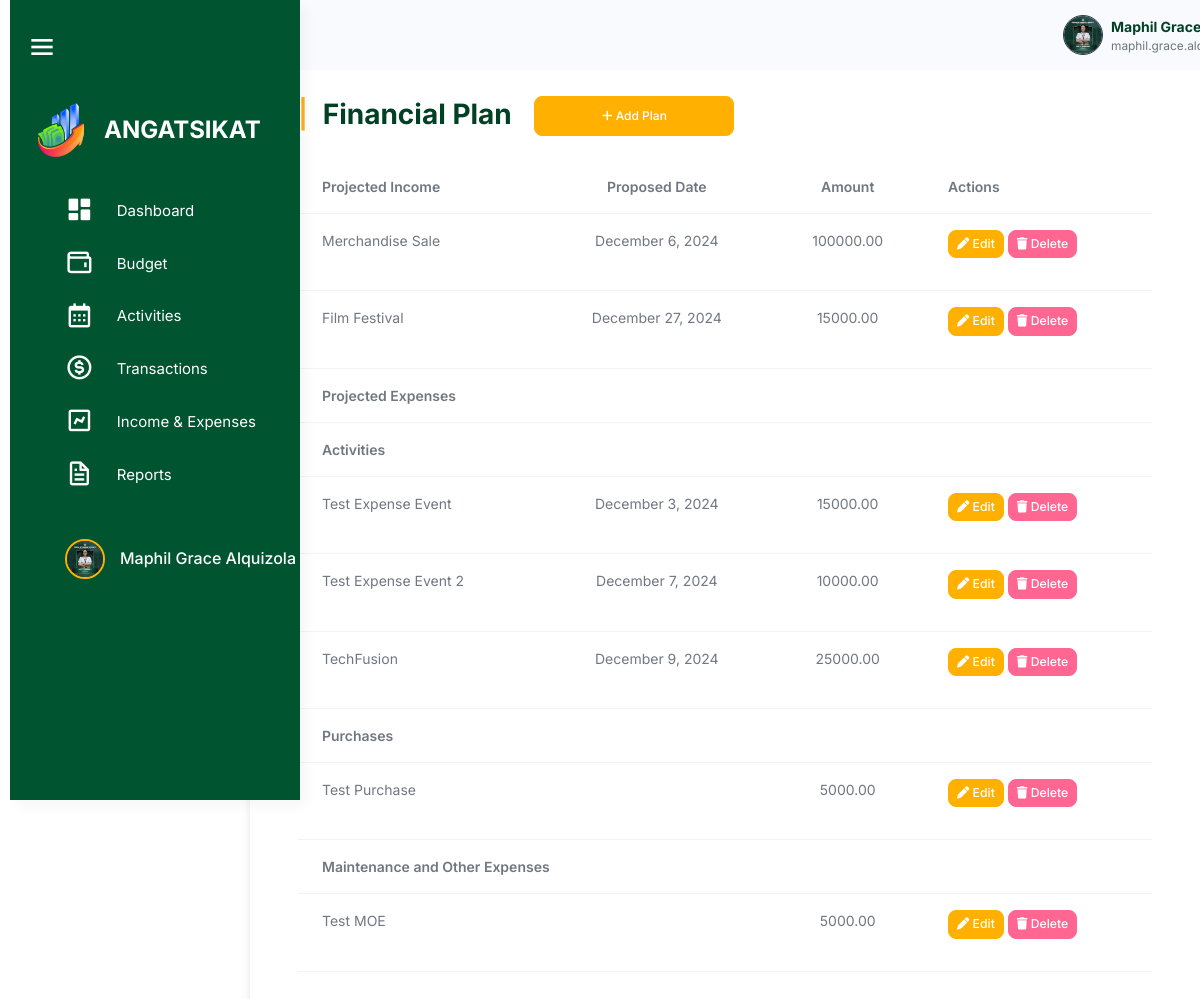
The page /src/budget_management/financial_plan.php (signed in) on the database as committed earlier.
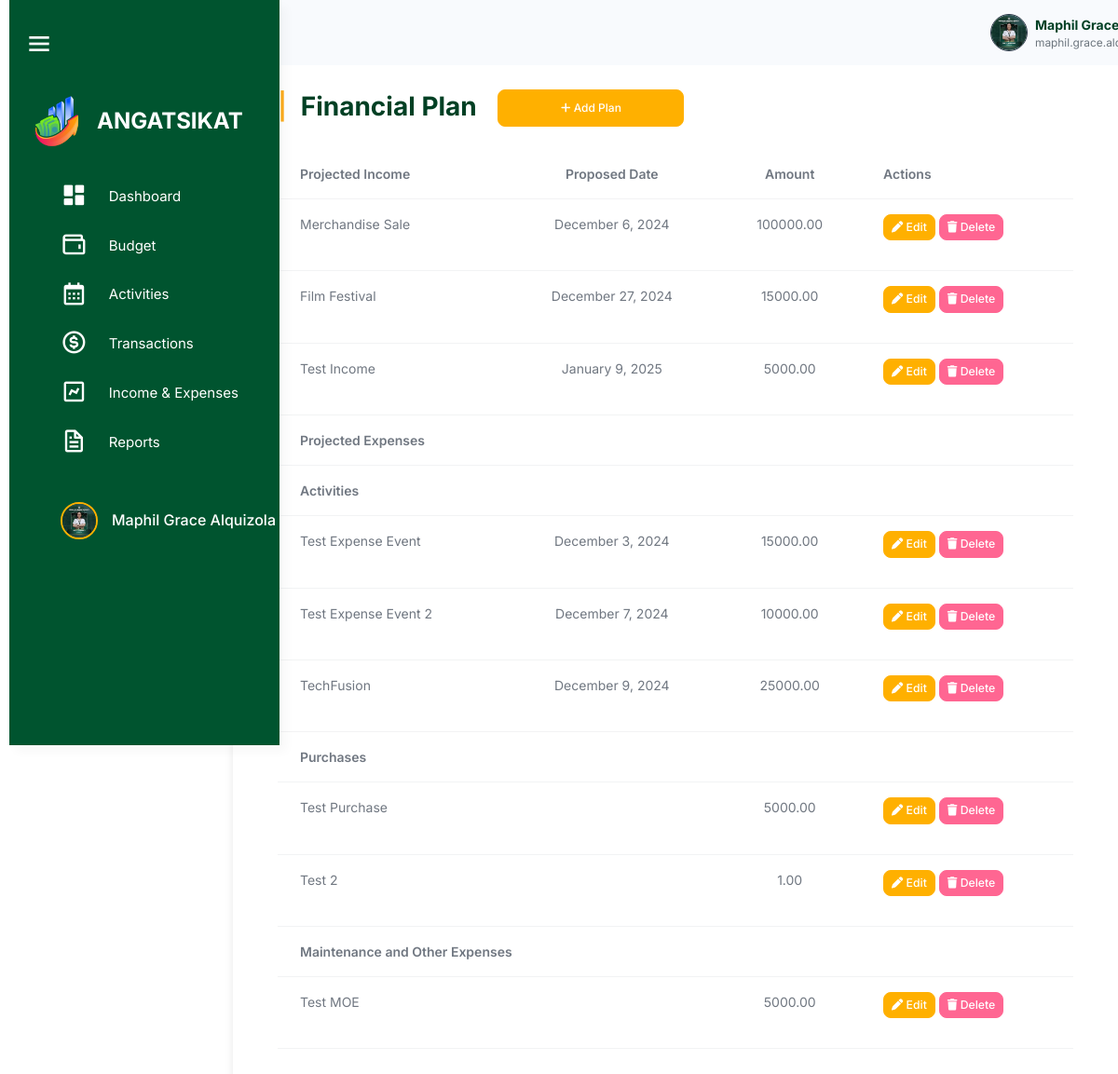
The same page on the database as committed later.
### tables this page shows
CREATE TABLE `financial_plan` (
  `plan_id` int(11) NOT NULL,
  `title` varchar(255) NOT NULL,
  `category` enum('Activities','Purchases','Maintenance and Other Expenses') NOT NULL,
  `organization_id` int(11) NOT NULL,
  `type` enum('Income','Expense') NOT NULL,
  `date` date NOT NULL,
  `amount` decimal(15,2) NOT NULL
);

### src/session_check.php (called while the page is built, shortened)
<?php
$organization_id = $_SESSION['organization_id'];
?>

### src/budget_management/financial_plan.php (the view, shortened to what the changed rows need)
<?php
include 'connection.php';
include '../session_check.php';
$sql = "SELECT * FROM financial_plan WHERE organization_id = $organization_id";
$result = $conn->query($sql);
?>
<!DOCTYPE html>
<html lang="en">
<head>
    <link rel="stylesheet" href="../assets/css/styles.min.css" />
    <link rel="stylesheet" href="../html/sidebar.css" />
    <link rel="stylesheet" href="../activity_management/css/activities.css" />
    <link href="https://unpkg.com/boxicons@2.1.4/css/boxicons.min.css" rel="stylesheet" />
    <link rel="stylesheet" href="https://cdnjs.cloudflare.com/ajax/libs/font-awesome/6.6.0/css/all.min.css">
    <link rel="stylesheet" href="https://cdn.datatables.net/2.1.7/css/dataTables.bootstrap.min.css" />
</head>
<body>
    <div class="page-wrapper" id="main-wrapper" data-layout="vertical" data-navbarbg="skin6" data-sidebartype="full"
        data-sidebar-position="fixed" data-header-position="fixed">
            <div class="container mt-5 p-5">
                <h2 class="mb-4"><span class="text-warning fw-bold me-2">|</span> Financial Plan
                    <button class="btn add-btn btn-primary ms-3" id="add-btn" data-bs-toggle="modal" data-bs-target="#addPlanModal"
                    style="height: 40px; width: 200px; border-radius: 8px; font-size: 12px;">
                        <i class="fa-solid fa-plus"></i> Add Plan
                    </button>
                </h2>
                <table id="financialPlanTable" class="table">
                    <thead>
                        <tr>
                            <th>Projected Income</th>
                            <th style="text-align: center;">Proposed Date</th>
                            <th style="text-align: center;">Amount</th>
                            <th>Actions</th>
                        </tr>
                    </thead>
                    <tbody>
                        <?php
                        if ($result->num_rows > 0) {
                            while ($row = $result->fetch_assoc()) {
                                if ($row['type'] === 'Income') {
                                    echo "<tr>
                                            <td>{$row['title']}</td>
                                            <td style='text-align: center;'>" . date('F j, Y', strtotime($row['date'])) . "</td>
                                            <td style='text-align: center;'>{$row['amount']}</td>
                                            <td>
                                                <button class='btn btn-primary btn-sm edit-btn mb-3'
                                                        data-bs-toggle='modal'
                                                        data-bs-target='#editPlanModal'
                                                        data-id='{$row['plan_id']}'>
                                                    <i class='fa-solid fa-pen'></i> Edit
                                                </button>
                                                <button class='btn btn-danger btn-sm delete-btn mb-3'
                                                        data-id='{$row['plan_id']}'>
                                                    <i class='fa-solid fa-trash'></i> Delete
                                                </button>
                                            </td>
                                        </tr>";
                                }
                            }
                        } else {
                            echo "<tr><td colspan='4' class='text-center'>No records found</td></tr>";
                        }
                        ?>
                    </tbody>
                    <thead>
                        <tr>
                            <th colspan="4">Projected Expenses</th>
                        </tr>
                    </thead>
                    <tbody>
                        <?php
                        $result->data_seek(0);
                        $categories = ['Activities', 'Purchases', 'Maintenance and Other Expenses'];
                        foreach ($categories as $category) {
                            echo "<tr><th colspan='4'>$category</th></tr>";
                            while ($row = $result->fetch_assoc()) {
                                if ($row['type'] === 'Expense' && $row['category'] === $category) {
                                    echo "<tr>
                                            <td>{$row['title']}</td>";
                                    if ($category === 'Activities') {
                                        echo "<td style='text-align: center;'>" . date('F j, Y', strtotime($row['date'])) . "</td>";
                                    } else {
                                        echo "<td></td>";
                                    }
                                            echo "
                                            <td style='text-align: center;'>{$row['amount']}</td>
                                            <td>
                                                <button class='btn btn-primary btn-sm edit-btn mb-3'
                                                        data-bs-toggle='modal'
                                                        data-bs-target='#editPlanModal'
                                                        data-id='{$row['plan_id']}'>
                                                    <i class='fa-solid fa-pen'></i> Edit
                                                </button>
                                                <button class='btn btn-danger btn-sm delete-btn mb-3'
                                                        data-id='{$row['plan_id']}'>
                                                    <i class='fa-solid fa-trash'></i> Delete
                                                </button>
                                            </td>
                                        </tr>";
                                }
                            }
                            $result->data_seek(0);
                        }
                        ?>
                    </tbody>
                </table>
            </div>
        </div>
</body>
</html>

Rows that differ between the two databases and show on the page:
added financial_plan: title "Test Income", date "January 9, 2025", amount "5000.00", shown under "|Financial Plan Add Plan"
added financial_plan: title "Test 2", amount "1.00", shown under "Purchases"
